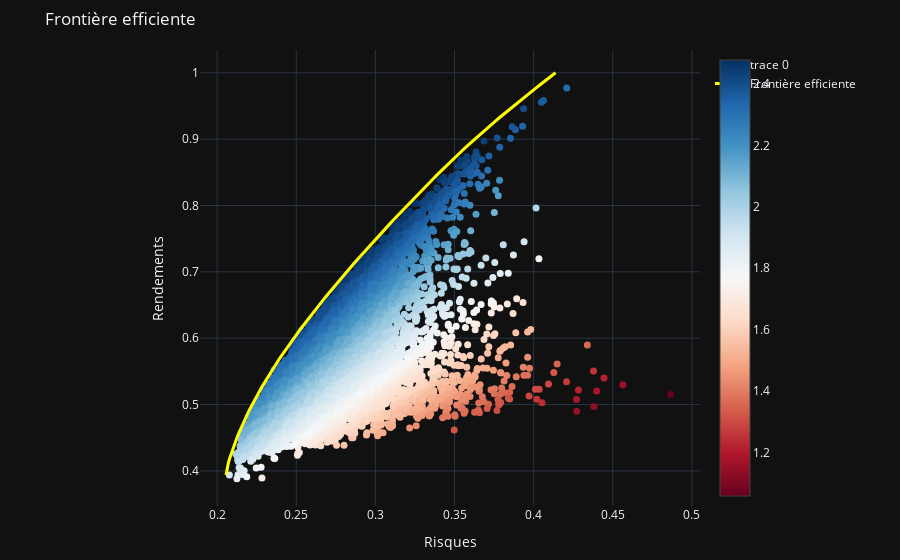

Notebook cell for this chart:
### Code cell
fig = go.Figure()
fig.update_layout(
    margin=dict(l=200, r=200, t=50, b=50),
)
fig.add_trace(go.Scatter(x=portfolios_df['risks'], y=portfolios_df['returns'], mode='markers', marker=dict(color=portfolios_df['returns']/portfolios_df['risks'], showscale=True, colorscale='RdBu', size=7)))
fig.add_trace(go.Scatter(x=frontier_risks, y=frontier_returns, mode='lines', line=dict(color='yellow', width=3), name='Frontière efficiente'))
fig.update_layout(title='Frontière efficiente', yaxis_title='Rendements', xaxis_title='Risques')
fig.show()
